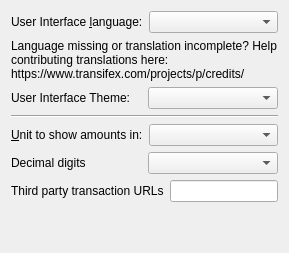
     <widget class="QWidget" name="tabDisplay">
      <attribute name="title">
       <string>&amp;Display</string>
      </attribute>
      <layout class="QVBoxLayout" name="verticalLayout_Display">
       <item>
        <layout class="QHBoxLayout" name="horizontalLayout_1_Display">
         <item>
          <widget class="QLabel" name="langLabel">
           <property name="text">
            <string>User Interface &amp;language:</string>
           </property>
           <property name="textFormat">
            <enum>Qt::PlainText</enum>
           </property>
           <property name="buddy">
            <cstring>lang</cstring>
           </property>
          </widget>
         </item>
         <item>
          <widget class="QValueComboBox" name="lang">
           <property name="toolTip">
            <string>The user interface language can be set here. This setting will take effect after restarting Credits.</string>
           </property>
          </widget>
         </item>
        </layout>
       </item>
       <item>
        <widget class="QLabel" name="label_3">
         <property name="toolTip">
          <string notr="true"/>
         </property>
         <property name="statusTip">
          <string notr="true"/>
         </property>
         <property name="whatsThis">
          <string notr="true"/>
         </property>
         <property name="accessibleName">
          <string notr="true"/>
         </property>
         <property name="text">
          <string>Language missing or translation incomplete? Help contributing translations here:
https://www.transifex.com/projects/p/credits/</string>
         </property>
         <property name="wordWrap">
          <bool>true</bool>
         </property>
         <property name="openExternalLinks">
          <bool>true</bool>
         </property>
         <property name="textInteractionFlags">
          <set>Qt::TextBrowserInteraction</set>
         </property>
        </widget>
       </item>
       <item>
        <layout class="QHBoxLayout" name="horizontalLayout_4_Display" stretch="0,0">
         <item>
          <widget class="QLabel" name="themeLabel">
           <property name="text">
            <string>User Interface Theme:</string>
           </property>
          </widget>
         </item>
         <item>
          <widget class="QValueComboBox" name="theme"/>
         </item>
        </layout>
       </item>
       <item>
        <widget class="Line" name="line">
         <property name="orientation">
          <enum>Qt::Horizontal</enum>
         </property>
        </widget>
       </item>
       <item>
        <layout class="QHBoxLayout" name="horizontalLayout_2_Display">
         <item>
          <widget class="QLabel" name="unitLabel">
           <property name="text">
            <string>&amp;Unit to show amounts in:</string>
           </property>
           <property name="textFormat">
            <enum>Qt::PlainText</enum>
           </property>
           <property name="buddy">
            <cstring>unit</cstring>
           </property>
          </widget>
         </item>
         <item>
          <widget class="QValueComboBox" name="unit">
           <property name="toolTip">
            <string>Choose the default subdivision unit to show in the interface and when sending coins.</string>
           </property>
          </widget>
         </item>
        </layout>
       </item>
       <item>
        <layout class="QHBoxLayout" name="horizontalLayout_5_Display">
         <item>
          <widget class="QLabel" name="digitsLabel">
           <property name="text">
            <string>Decimal digits</string>
           </property>
          </widget>
         </item>
         <item>
          <widget class="QValueComboBox" name="digits"/>
         </item>
        </layout>
       </item>
       <item>
        <layout class="QHBoxLayout" name="horizontalLayout_3_Display">
         <item>
          <widget class="QLabel" name="thirdPartyTxUrlsLabel">
           <property name="toolTip">
            <string>Third party URLs (e.g. a block explorer) that appear in the transactions tab as context menu items.&lt;br/&gt;%s in the URL is replaced by transaction hash. Multiple URLs are separated by vertical bar |.</string>
           </property>
           <property name="text">
            <string>Third party transaction URLs</string>
           </property>
           <property name="buddy">
            <cstring>thirdPartyTxUrls</cstring>
           </property>
          </widget>
         </item>
         <item>
          <widget class="QLineEdit" name="thirdPartyTxUrls">
           <property name="toolTip">
            <string>Third party URLs (e.g. a block explorer) that appear in the transactions tab as context menu items.&lt;br/&gt;%s in the URL is replaced by transaction hash. Multiple URLs are separated by vertical bar |.</string>
           </property>
          </widget>
         </item>
        </layout>
       </item>
       <item>
        <spacer name="verticalSpacer">
         <property name="orientation">
          <enum>Qt::Vertical</enum>
         </property>
         <property name="sizeHint" stdset="0">
          <size>
           <width>20</width>
           <height>40</height>
          </size>
         </property>
        </spacer>
       </item>
      </layout>
     </widget>
